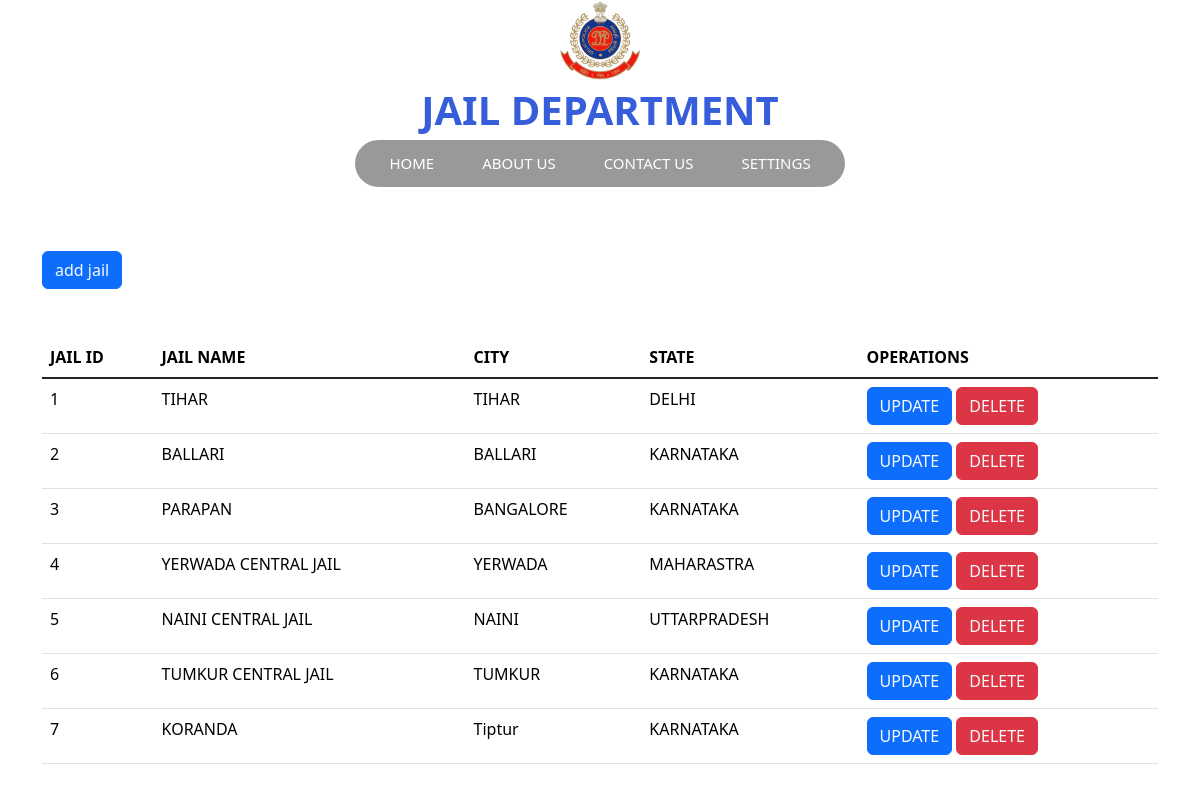
The page /display_jail.php on the database its author committed.
### tables this page shows
CREATE TABLE `jail` (
  `JAIL_ID` int(20) NOT NULL,
  `JAIL_NAME` varchar(200) NOT NULL,
  `CITY` varchar(200) NOT NULL,
  `STATE` varchar(200) NOT NULL
);

### display_jail.php (the view, shortened to what this page needs)
<!doctype html>
<?php
     include 'connect.php';
?>
<html lang="en">
  <head>
    <link href="https://cdn.jsdelivr.net/npm/bootstrap@5.3.2/dist/css/bootstrap.min.css" rel="stylesheet">
</head>
<div>
    <center><img class="image" src="images/jail logo.png"></center>
    <div class="logo">JAIL DEPARTMENT</div>
    <div class="menu">
        <ul class="menu-bar">
            <a href="home.php"><li>HOME</li></a>
            <a href="about_us.php"><li>ABOUT US</li></a>
            <a href="contact_us.php"><li>CONTACT US</li></a>
            <li>SETTINGS</li>
      </ul>
     </div>
    </div>
  <body>
    <div class="container">
        <button class="btn btn-primary my-5"><a href="jail.php" class="text-light">add jail</a></button>
    <table class="table">
    <thead>
        <tr>
        <th scope="col">JAIL ID</th>
        <th scope="col">JAIL NAME</th>
        <th scope="col">CITY</th>
        <th scope="col">STATE</th>
        <th scope="col">OPERATIONS</th>
        </tr>
    </thead>
    <tbody class="table-group-divider">
        <?php
        $sql="Select * from `jail`";
        $result=mysqli_query($con,$sql);
        if($result){
            while($row=mysqli_fetch_assoc($result)){
                $j_id=$row['JAIL_ID'];
                $j_name=$row['JAIL_NAME'];
                $city=$row['CITY'];
                $state=$row['STATE'];
                echo '
                <tr>
                <td>'.$j_id.'</td>
                <td>'.$j_name.'</td>
                <td>'.$city.'</td>
                <td>'.$state.'</td>
                <td>
                    <button class="btn btn-primary"><a href="update_jail.php?updateid='.$j_id.'" class="text-light">UPDATE</a></button>
                    <button class="btn btn-danger"><a href="delete_jail.php?deleteid='.$j_id.'" class="text-light">DELETE</a></button>
                </td>
                </tr>';
            }
        }
        ?>
    </tbody>
    </table>
    </body>
</html>

### display_jail.php (style rules this page uses)
a { text-decoration:none; color:white; }
.image { width:80px; height:80px; }
.logo { display: flex; justify-content: center; color:rgb(54, 93, 218); font-style: bold; font-weight: 700; padding-top:0px; font-size: 40px; font-family:system-ui, -apple-system, BlinkMacSystemFont, 'Segoe UI', Roboto, Oxygen, Ubuntu, Cantarell, 'Open Sans', 'Helvetica Neue', sans-serif; }
.menu { display: flex; justify-content: center; }
.menu-bar { border-radius: 25px; height: -webkit-fit-content; height: -moz-fit-content; height: fit-content; display: inline-flex; background-color: rgba(0, 0, 0, 0.4); -webkit-backdrop-filter: blur(10px); backdrop-filter: blur(10px); align-items: center; padding: 0 10px; }
.menu-bar li { list-style: none; color: white; font-family:system-ui, -apple-system, BlinkMacSystemFont, 'Segoe UI', Roboto, Oxygen, Ubuntu, Cantarell, 'Open Sans', 'Helvetica Neue', sans-serif; padding: 12px 16px; font-size:15px; margin: 0 8px; position: relative; cursor: pointer; white-space: nowrap; }
.menu-bar li::before { content: " "; position: absolute; top: 0; left: 0; height: 100%; width: 100%; z-index: -1; transition: 0.2s; border-radius: 25px; }

### rows shown on the page
jail: JAIL_ID "1", JAIL_NAME "TIHAR", CITY "TIHAR", STATE "DELHI"
jail: JAIL_ID "2", JAIL_NAME "BALLARI", CITY "BALLARI", STATE "KARNATAKA"
jail: JAIL_ID "3", JAIL_NAME "PARAPAN", CITY "BANGALORE", STATE "KARNATAKA"
jail: JAIL_ID "4", JAIL_NAME "YERWADA CENTRAL JAIL", CITY "YERWADA", STATE "MAHARASTRA"
jail: JAIL_ID "5", JAIL_NAME "NAINI CENTRAL JAIL", CITY "NAINI", STATE "UTTARPRADESH"
jail: JAIL_ID "6", JAIL_NAME "TUMKUR CENTRAL JAIL", CITY "TUMKUR", STATE "KARNATAKA"
jail: JAIL_ID "7", JAIL_NAME "KORANDA", CITY "Tiptur", STATE "KARNATAKA"
